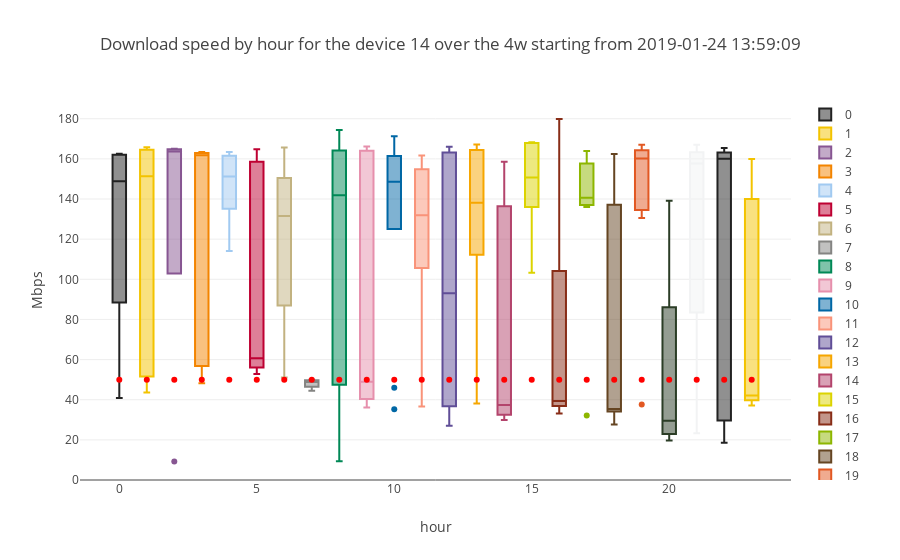

Notebook code cell kept with this figure:
### Markdown cell above
![](images/grafana_download14_1.png)

### Code cell
subset=download_df[download_df["SK_PI"]==device_number]
simple_boxplot(dataframe=subset,plot_value='DOWNLOAD',sort_value='hour',
               title="Download speed by hour for the device "+str(device_number)+" over the "+time_interval+" starting from "+starting_point,
               ytitle="Mbps",downloadline=True)

### Figure 1 — Plotly figure (JSON) as saved in the notebook; plotly's stock layout.template omitted (floating-point values rounded to 4 significant figures)
{"data": [{"marker": {"color": "222222"}, "name": 0, "type": "box", "y": [162.6, 136.1, 161.5, 40.8]}, {"marker": {"color": "F3C300"}, "name": 1, "type": "box", "y": [165.6, 163.8, 163.4, 165.8, 43.57, 164.6, 55.51, 46.28, 139.4, 51.58]}, {"marker": {"color": "875692"}, "name": 2, "type": "box", "y": [9.16, 164.8, 165, 134.1, 163.7]}, {"marker": {"color": "F38400"}, "name": 3, "type": "box", "y": [162, 162.7, 56.69, 163.1, 48.16, 163.4, 161.7, 57.01]}, {"marker": {"color": "A1CAF1"}, "name": 4, "type": "box", "y": [142.2, 160.3, 114.1, 135.2, 161.6, 163.5]}, {"marker": {"color": "BE0032"}, "name": 5, "type": "box", "y": [60.67, 163.3, 52.8, 164.8, 144.4, 55.18, 58.76]}, {"marker": {"color": "C2B280"}, "name": 6, "type": "box", "y": [163.5, 136.3, 165.7, 126.7, 137.5, 118.9, 55.08, 51.03]}, {"marker": {"color": "848482"}, "name": 7, "type": "box", "y": [48.8, 47.13, 49.68, 49.97, 44.42]}, {"marker": {"color": "008856"}, "name": 8, "type": "box", "y": [9.34, 163.5, 74.17, 164.8, 164.1, 148.2, 47.47, 135.5, 43.19, 174.4]}, {"marker": {"color": "E68FAC"}, "name": 9, "type": "box", "y": [163.4, 48.98, 36.09, 166.2, 41.7]}, {"marker": {"color": "0067A5"}, "name": 10, "type": "box", "y": [161.5, 135.6, 141.6, 161.5, 161.4, 125, 45.92, 155.6, 35.27, 171.2]}, {"marker": {"color": "F99379"}, "name": 11, "type": "box", "y": [128.7, 152.5, 161.7, 131.9, 36.59]}, {"marker": {"color": "604E97"}, "name": 12, "type": "box", "y": [165.4, 125.2, 166.1, 163.2, 36.69, 134.4, 37.29, 60.84, 27.03, 31.85]}, {"marker": {"color": "F6A600"}, "name": 13, "type": "box", "y": [167.2, 136.9, 138.1, 163.4, 38.16]}, {"marker": {"color": "B3446C"}, "name": 14, "type": "box", "y": [158.6, 136, 136.9, 41.3, 33.5, 32.92, 29.91, 32.07]}, {"marker": {"color": "DCD300"}, "name": 15, "type": "box", "y": [168.3, 167.8, 138.3, 103.2, 163.0, 136.0]}, {"marker": {"color": "882D17"}, "name": 16, "type": "box", "y": [38.22, 164.9, 38.26, 35.47, 40.46, 33.15, 179.9, 43.31]}, {"marker": {"color": "8DB600"}, "name": 17, "type": "box", "y": [162.2, 163.9, 144.5, 140.7, 140.1, 32.13, 136.0]}, {"marker": {"color": "654522"}, "name": 18, "type": "box", "y": [27.6, 162.4, 34.07, 34.89, 137.2, 35.94]}, {"marker": {"color": "E25822"}, "name": 19, "type": "box", "y": [167.1, 163.9, 165.3, 163.5, 137.5, 160.1, 135.8, 37.61, 130.6]}, {"marker": {"color": "2B3D26"}, "name": 20, "type": "box", "y": [32.95, 139.1, 19.74, 26.2]}, {"marker": {"color": "F2F3F4"}, "name": 21, "type": "box", "y": [162.6, 167.0, 165.7, 152.9, 83.48, 137.6, 23.35, 26.4, 163.3, 162.8]}, {"marker": {"color": "222222"}, "name": 22, "type": "box", "y": [165.5, 160.0, 162.3, 33.28, 18.54]}, {"marker": {"color": "F3C300"}, "name": 23, "type": "box", "y": [156.1, 137.6, 43.41, 140.0, 37.13, 160.0, 38.53, 40.91, 40.7, 39.76]}, {"marker": {"color": "red"}, "mode": "markers", "name": "50Mps", "type": "scatter", "x": [0, 1, 2, 3, 4, 5, 6, 7, 8, 9, 10, 11, 12, 13, 14, 15, 16, 17, 18, 19, 20, 21, 22, 23], "y": [50, 50, 50, 50, 50, 50, 50, 50, 50, 50, 50, 50, 50, 50, 50, 50, 50, 50, 50, 50, 50, 50, 50, 50]}], "layout": {"title": "Download speed by hour for the device 14 over the 4w starting from 2019-01-24 13:59:09", "xaxis": {"title": "hour"}, "yaxis": {"rangemode": "tozero", "title": "Mbps"}}}
